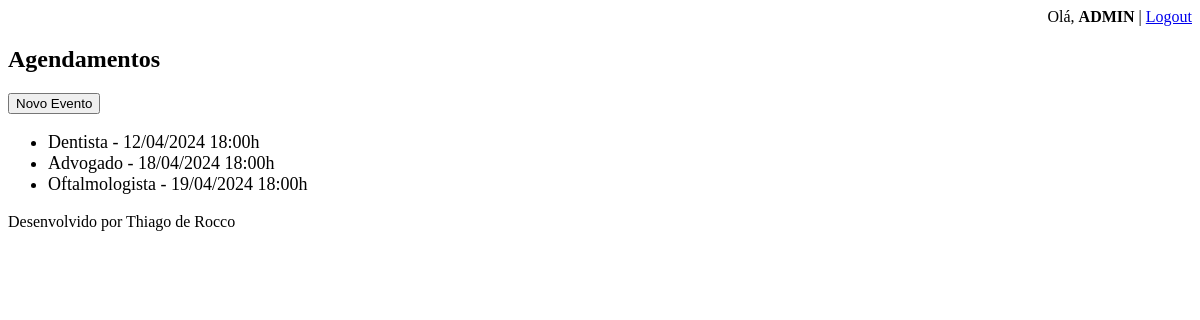
The page /agenda/ (signed in) on the database as committed earlier.
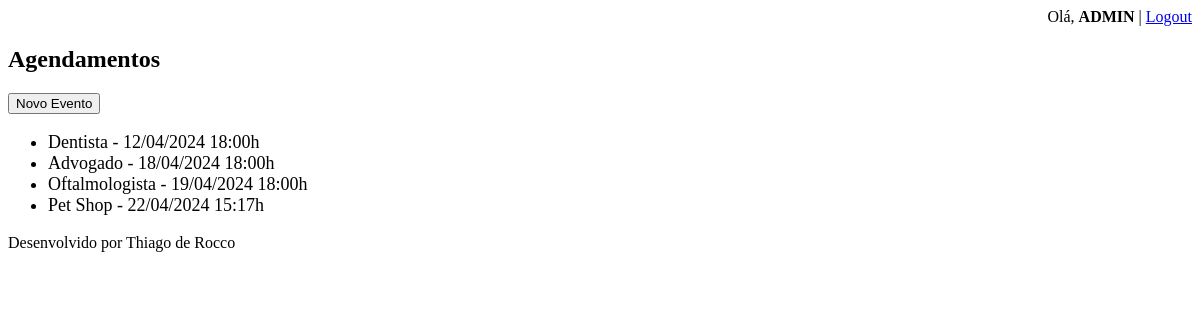
The same page on the database as committed later.
### core/models.py (models this page shows, shortened)
class Evento(models.Model):
    titulo = models.CharField(max_length=100)
    descricao = models.TextField(blank=True, null=True)
    data_evento = models.DateTimeField(verbose_name='Data do Evento')
    data_criacao = models.DateTimeField(auto_now=True)
    usuario = models.ForeignKey(User, on_delete=models.CASCADE)
    class Meta:
        db_table = 'evento'
    def get_data_evento(self):
        return self.data_evento.strftime('%d/%m/%Y %H:%Mh')

### core/views.py (the view)
# urls.py: path('agenda/', views.lista_eventos),
@login_required(login_url='/login/')
def lista_eventos(request):
    usuario = request.user
    evento = Evento.objects.filter(usuario=usuario)
    dados = {'eventos': evento,'usuario':usuario}
    return render(request, 'agenda.html', dados)

### templates/agenda.html
{% extends "model-page.html" %}
{% block content %}
    <h2>Agendamentos</h2>
    <a href="evento/">
        <button type="button">Novo Evento</button>
    </a>
    <ul style="font-size: 18px;">
        {% for evento in eventos %}
            <li>{{ evento.titulo }} - {{ evento.get_data_evento }}</li>
        {% endfor %}
    </ul>
{% endblock %}

Rows that differ between the two databases and show on the page:
added Evento: titulo "Pet Shop", get_data_evento "22/04/2024 15:17h"
